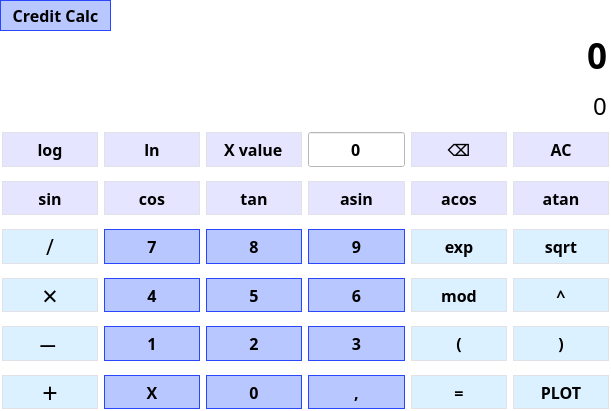
<?xml version="1.0" encoding="UTF-8"?>
<ui version="4.0">
 <class>MainWindow</class>
 <widget class="QMainWindow" name="MainWindow">
  <property name="geometry">
   <rect>
    <x>0</x>
    <y>0</y>
    <width>611</width>
    <height>411</height>
   </rect>
  </property>
  <property name="maximumSize">
   <size>
    <width>1000</width>
    <height>1080</height>
   </size>
  </property>
  <property name="windowTitle">
   <string>MainWindow</string>
  </property>
  <widget class="QWidget" name="centralwidget">
   <property name="sizePolicy">
    <sizepolicy hsizetype="Fixed" vsizetype="Fixed">
     <horstretch>0</horstretch>
     <verstretch>0</verstretch>
    </sizepolicy>
   </property>
   <property name="autoFillBackground">
    <bool>false</bool>
   </property>
   <property name="styleSheet">
    <string notr="true">QWidget {
background: white;
}</string>
   </property>
   <widget class="QWidget" name="gridLayoutWidget">
    <property name="geometry">
     <rect>
      <x>0</x>
      <y>130</y>
      <width>611</width>
      <height>281</height>
     </rect>
    </property>
    <layout class="QGridLayout" name="gridLayout">
     <property name="sizeConstraint">
      <enum>QLayout::SetNoConstraint</enum>
     </property>
     <property name="leftMargin">
      <number>2</number>
     </property>
     <property name="topMargin">
      <number>2</number>
     </property>
     <property name="rightMargin">
      <number>2</number>
     </property>
     <property name="bottomMargin">
      <number>2</number>
     </property>
     <property name="horizontalSpacing">
      <number>6</number>
     </property>
     <property name="verticalSpacing">
      <number>14</number>
     </property>
     <item row="2" column="3">
      <widget class="QPushButton" name="btn9">
       <property name="sizePolicy">
        <sizepolicy hsizetype="Ignored" vsizetype="Ignored">
         <horstretch>0</horstretch>
         <verstretch>0</verstretch>
        </sizepolicy>
       </property>
       <property name="font">
        <font>
         <family>Malgun Gothic</family>
         <pointsize>12</pointsize>
         <bold>true</bold>
        </font>
       </property>
       <property name="styleSheet">
        <string notr="true">
QPushButton
{
   border: 1px solid rgb(42, 70, 255);
   background-color: rgb(184, 199, 255);
}

QPushButton:pressed
{
  background-color: rgb(130, 168, 255);     
}

QPushButton:hover:!pressed
{
  background-color: rgb(221, 223, 255);
}</string>
       </property>
       <property name="text">
        <string>9</string>
       </property>
      </widget>
     </item>
     <item row="6" column="2">
      <widget class="QPushButton" name="btn0">
       <property name="sizePolicy">
        <sizepolicy hsizetype="Ignored" vsizetype="Ignored">
         <horstretch>0</horstretch>
         <verstretch>0</verstretch>
        </sizepolicy>
       </property>
       <property name="font">
        <font>
         <family>Malgun Gothic</family>
         <pointsize>12</pointsize>
         <bold>true</bold>
        </font>
       </property>
       <property name="styleSheet">
        <string notr="true">
QPushButton
{
   border: 1px solid rgb(42, 70, 255);
   background-color: rgb(184, 199, 255);
}

QPushButton:pressed
{
  background-color: rgb(130, 168, 255);     
}

QPushButton:hover:!pressed
{
  background-color: rgb(221, 223, 255);
}</string>
       </property>
       <property name="text">
        <string>0</string>
       </property>
      </widget>
     </item>
     <item row="5" column="1">
      <widget class="QPushButton" name="btn1">
       <property name="sizePolicy">
        <sizepolicy hsizetype="Ignored" vsizetype="Ignored">
         <horstretch>0</horstretch>
         <verstretch>0</verstretch>
        </sizepolicy>
       </property>
       <property name="font">
        <font>
         <family>Malgun Gothic</family>
         <pointsize>12</pointsize>
         <bold>true</bold>
        </font>
       </property>
       <property name="styleSheet">
        <string notr="true">
QPushButton
{
   border: 1px solid rgb(42, 70, 255);
   background-color: rgb(184, 199, 255);
}

QPushButton:pressed
{
  background-color: rgb(130, 168, 255);     
}

QPushButton:hover:!pressed
{
  background-color: rgb(221, 223, 255);
}</string>
       </property>
       <property name="text">
        <string>1</string>
       </property>
      </widget>
     </item>
     <item row="5" column="2">
      <widget class="QPushButton" name="btn2">
       <property name="sizePolicy">
        <sizepolicy hsizetype="Ignored" vsizetype="Ignored">
         <horstretch>0</horstretch>
         <verstretch>0</verstretch>
        </sizepolicy>
       </property>
       <property name="font">
        <font>
         <family>Malgun Gothic</family>
         <pointsize>12</pointsize>
         <bold>true</bold>
        </font>
       </property>
       <property name="styleSheet">
        <string notr="true">
QPushButton
{
   border: 1px solid rgb(42, 70, 255);
   background-color: rgb(184, 199, 255);
}

QPushButton:pressed
{
  background-color: rgb(130, 168, 255);     
}

QPushButton:hover:!pressed
{
  background-color: rgb(221, 223, 255);
}</string>
       </property>
       <property name="text">
        <string>2</string>
       </property>
      </widget>
     </item>
     <item row="4" column="4">
      <widget class="QPushButton" name="btnMod">
       <property name="sizePolicy">
        <sizepolicy hsizetype="Ignored" vsizetype="Ignored">
         <horstretch>0</horstretch>
         <verstretch>0</verstretch>
        </sizepolicy>
       </property>
       <property name="font">
        <font>
         <family>Malgun Gothic</family>
         <pointsize>12</pointsize>
         <bold>true</bold>
        </font>
       </property>
       <property name="contextMenuPolicy">
        <enum>Qt::DefaultContextMenu</enum>
       </property>
       <property name="styleSheet">
        <string notr="true">
QPushButton
{
   border: 1px solid rgb(225, 225, 231);
   background-color: rgb(219, 241, 255);
}

QPushButton:pressed
{
  background-color: rgb(175, 224, 255);     
}

QPushButton:hover:!pressed
{
  background-color: rgb(202, 239, 255);
}</string>
       </property>
       <property name="text">
        <string>mod</string>
       </property>
      </widget>
     </item>
     <item row="1" column="5">
      <widget class="QPushButton" name="btnAtan">
       <property name="sizePolicy">
        <sizepolicy hsizetype="Ignored" vsizetype="Ignored">
         <horstretch>0</horstretch>
         <verstretch>0</verstretch>
        </sizepolicy>
       </property>
       <property name="font">
        <font>
         <family>Malgun Gothic</family>
         <pointsize>12</pointsize>
         <bold>true</bold>
        </font>
       </property>
       <property name="contextMenuPolicy">
        <enum>Qt::DefaultContextMenu</enum>
       </property>
       <property name="styleSheet">
        <string notr="true">
QPushButton
{
   border: 1px solid rgb(225, 225, 231);
   background-color: rgb(229, 229, 255);
}

QPushButton:pressed
{
  background-color: rgb(221, 167, 255);     
}

QPushButton:hover:!pressed
{
  background-color: rgb(217, 192, 255);
}</string>
       </property>
       <property name="text">
        <string>atan</string>
       </property>
      </widget>
     </item>
     <item row="0" column="1">
      <widget class="QPushButton" name="btnLn">
       <property name="sizePolicy">
        <sizepolicy hsizetype="Ignored" vsizetype="Ignored">
         <horstretch>0</horstretch>
         <verstretch>0</verstretch>
        </sizepolicy>
       </property>
       <property name="font">
        <font>
         <family>Malgun Gothic</family>
         <pointsize>12</pointsize>
         <bold>true</bold>
        </font>
       </property>
       <property name="contextMenuPolicy">
        <enum>Qt::DefaultContextMenu</enum>
       </property>
       <property name="styleSheet">
        <string notr="true">
QPushButton
{
   border: 1px solid rgb(225, 225, 231);
   background-color: rgb(229, 229, 255);
}

QPushButton:pressed
{
  background-color: rgb(221, 167, 255);     
}

QPushButton:hover:!pressed
{
  background-color: rgb(217, 192, 255);
}</string>
       </property>
       <property name="text">
        <string>ln</string>
       </property>
      </widget>
     </item>
     <item row="2" column="4">
      <widget class="QPushButton" name="btnExp">
       <property name="sizePolicy">
        <sizepolicy hsizetype="Ignored" vsizetype="Ignored">
         <horstretch>0</horstretch>
         <verstretch>0</verstretch>
        </sizepolicy>
       </property>
       <property name="font">
        <font>
         <family>Malgun Gothic</family>
         <pointsize>12</pointsize>
         <bold>true</bold>
        </font>
       </property>
       <property name="contextMenuPolicy">
        <enum>Qt::DefaultContextMenu</enum>
       </property>
       <property name="styleSheet">
        <string notr="true">
QPushButton
{
   border: 1px solid rgb(225, 225, 231);
   background-color: rgb(219, 241, 255);
}

QPushButton:pressed
{
  background-color: rgb(175, 224, 255);     
}

QPushButton:hover:!pressed
{
  background-color: rgb(202, 239, 255);
}</string>
       </property>
       <property name="text">
        <string>exp</string>
       </property>
      </widget>
     </item>
     <item row="4" column="1">
      <widget class="QPushButton" name="btn4">
       <property name="sizePolicy">
        <sizepolicy hsizetype="Ignored" vsizetype="Ignored">
         <horstretch>0</horstretch>
         <verstretch>0</verstretch>
        </sizepolicy>
       </property>
       <property name="font">
        <font>
         <family>Malgun Gothic</family>
         <pointsize>12</pointsize>
         <bold>true</bold>
        </font>
       </property>
       <property name="styleSheet">
        <string notr="true">
QPushButton
{
   border: 1px solid rgb(42, 70, 255);
   background-color: rgb(184, 199, 255);
}

QPushButton:pressed
{
  background-color: rgb(130, 168, 255);     
}

QPushButton:hover:!pressed
{
  background-color: rgb(221, 223, 255);
}</string>
       </property>
       <property name="text">
        <string>4</string>
       </property>
      </widget>
     </item>
     <item row="5" column="0">
      <widget class="QPushButton" name="btnMinus">
       <property name="sizePolicy">
        <sizepolicy hsizetype="Ignored" vsizetype="Ignored">
         <horstretch>0</horstretch>
         <verstretch>0</verstretch>
        </sizepolicy>
       </property>
       <property name="font">
        <font>
         <family>Malgun Gothic</family>
         <pointsize>12</pointsize>
         <bold>true</bold>
        </font>
       </property>
       <property name="contextMenuPolicy">
        <enum>Qt::DefaultContextMenu</enum>
       </property>
       <property name="styleSheet">
        <string notr="true">
QPushButton
{
   border: 1px solid rgb(225, 225, 231);
   background-color: rgb(219, 241, 255);
}

QPushButton:pressed
{
  background-color: rgb(175, 224, 255);     
}

QPushButton:hover:!pressed
{
  background-color: rgb(202, 239, 255);
}</string>
       </property>
       <property name="text">
        <string>— </string>
       </property>
      </widget>
     </item>
     <item row="1" column="3">
      <widget class="QPushButton" name="btnAsin">
       <property name="sizePolicy">
        <sizepolicy hsizetype="Ignored" vsizetype="Ignored">
         <horstretch>0</horstretch>
         <verstretch>0</verstretch>
        </sizepolicy>
       </property>
       <property name="font">
        <font>
         <family>Malgun Gothic</family>
         <pointsize>12</pointsize>
         <bold>true</bold>
        </font>
       </property>
       <property name="contextMenuPolicy">
        <enum>Qt::DefaultContextMenu</enum>
       </property>
       <property name="styleSheet">
        <string notr="true">
QPushButton
{
   border: 1px solid rgb(225, 225, 231);
   background-color: rgb(229, 229, 255);
}

QPushButton:pressed
{
  background-color: rgb(221, 167, 255);     
}

QPushButton:hover:!pressed
{
  background-color: rgb(217, 192, 255);
}</string>
       </property>
       <property name="text">
        <string>asin</string>
       </property>
      </widget>
     </item>
     <item row="1" column="2">
      <widget class="QPushButton" name="btnTan">
       <property name="sizePolicy">
        <sizepolicy hsizetype="Ignored" vsizetype="Ignored">
         <horstretch>0</horstretch>
         <verstretch>0</verstretch>
        </sizepolicy>
       </property>
       <property name="font">
        <font>
         <family>Malgun Gothic</family>
         <pointsize>12</pointsize>
         <bold>true</bold>
        </font>
       </property>
       <property name="contextMenuPolicy">
        <enum>Qt::DefaultContextMenu</enum>
       </property>
       <property name="styleSheet">
        <string notr="true">
QPushButton
{
   border: 1px solid rgb(225, 225, 231);
   background-color: rgb(229, 229, 255);
}

QPushButton:pressed
{
  background-color: rgb(221, 167, 255);     
}

QPushButton:hover:!pressed
{
  background-color: rgb(217, 192, 255);
}</string>
       </property>
       <property name="text">
        <string>tan</string>
       </property>
      </widget>
     </item>
     <item row="2" column="2">
      <widget class="QPushButton" name="btn8">
       <property name="sizePolicy">
        <sizepolicy hsizetype="Ignored" vsizetype="Ignored">
         <horstretch>0</horstretch>
         <verstretch>0</verstretch>
        </sizepolicy>
       </property>
       <property name="font">
        <font>
         <family>Malgun Gothic</family>
         <pointsize>12</pointsize>
         <bold>true</bold>
        </font>
       </property>
       <property name="styleSheet">
        <string notr="true">
QPushButton
{
   border: 1px solid rgb(42, 70, 255);
   background-color: rgb(184, 199, 255);
}

QPushButton:pressed
{
  background-color: rgb(130, 168, 255);     
}

QPushButton:hover:!pressed
{
  background-color: rgb(221, 223, 255);
}</string>
       </property>
       <property name="text">
        <string>8</string>
       </property>
      </widget>
     </item>
     <item row="0" column="5">
      <widget class="QPushButton" name="btnClear">
       <property name="sizePolicy">
        <sizepolicy hsizetype="Ignored" vsizetype="Ignored">
         <horstretch>0</horstretch>
         <verstretch>0</verstretch>
        </sizepolicy>
       </property>
       <property name="font">
        <font>
         <family>Malgun Gothic</family>
         <pointsize>12</pointsize>
         <bold>true</bold>
        </font>
       </property>
       <property name="contextMenuPolicy">
        <enum>Qt::DefaultContextMenu</enum>
       </property>
       <property name="styleSheet">
        <string notr="true">
QPushButton
{
   border: 1px solid rgb(225, 225, 231);
   background-color: rgb(229, 229, 255);
}

QPushButton:pressed
{
  background-color: rgb(221, 167, 255);     
}

QPushButton:hover:!pressed
{
  background-color: rgb(217, 192, 255);
}</string>
       </property>
       <property name="text">
        <string>AC</string>
       </property>
      </widget>
     </item>
     <item row="0" column="0">
      <widget class="QPushButton" name="btnLog">
       <property name="sizePolicy">
        <sizepolicy hsizetype="Ignored" vsizetype="Ignored">
         <horstretch>0</horstretch>
         <verstretch>0</verstretch>
        </sizepolicy>
       </property>
       <property name="font">
        <font>
         <family>Malgun Gothic</family>
         <pointsize>12</pointsize>
         <bold>true</bold>
        </font>
       </property>
       <property name="contextMenuPolicy">
        <enum>Qt::DefaultContextMenu</enum>
       </property>
       <property name="styleSheet">
        <string notr="true">
QPushButton
{
   border: 1px solid rgb(225, 225, 231);
   background-color: rgb(229, 229, 255);
}

QPushButton:pressed
{
  background-color: rgb(221, 167, 255);     
}

QPushButton:hover:!pressed
{
  background-color: rgb(217, 192, 255);
}</string>
       </property>
       <property name="text">
        <string>log</string>
       </property>
      </widget>
     </item>
     <item row="2" column="5">
      <widget class="QPushButton" name="btnSqrt">
       <property name="sizePolicy">
        <sizepolicy hsizetype="Ignored" vsizetype="Ignored">
         <horstretch>0</horstretch>
         <verstretch>0</verstretch>
        </sizepolicy>
       </property>
       <property name="font">
        <font>
         <family>Malgun Gothic</family>
         <pointsize>12</pointsize>
         <bold>true</bold>
        </font>
       </property>
       <property name="contextMenuPolicy">
        <enum>Qt::DefaultContextMenu</enum>
       </property>
       <property name="styleSheet">
        <string notr="true">
QPushButton
{
   border: 1px solid rgb(225, 225, 231);
   background-color: rgb(219, 241, 255);
}

QPushButton:pressed
{
  background-color: rgb(175, 224, 255);     
}

QPushButton:hover:!pressed
{
  background-color: rgb(202, 239, 255);
}</string>
       </property>
       <property name="text">
        <string>sqrt</string>
       </property>
      </widget>
     </item>
     <item row="1" column="1">
      <widget class="QPushButton" name="btnCos">
       <property name="sizePolicy">
        <sizepolicy hsizetype="Ignored" vsizetype="Ignored">
         <horstretch>0</horstretch>
         <verstretch>0</verstretch>
        </sizepolicy>
       </property>
       <property name="font">
        <font>
         <family>Malgun Gothic</family>
         <pointsize>12</pointsize>
         <bold>true</bold>
        </font>
       </property>
       <property name="contextMenuPolicy">
        <enum>Qt::DefaultContextMenu</enum>
       </property>
       <property name="styleSheet">
        <string notr="true">
QPushButton
{
   border: 1px solid rgb(225, 225, 231);
   background-color: rgb(229, 229, 255);
}

QPushButton:pressed
{
  background-color: rgb(221, 167, 255);     
}

QPushButton:hover:!pressed
{
  background-color: rgb(217, 192, 255);
}</string>
       </property>
       <property name="text">
        <string>cos</string>
       </property>
      </widget>
     </item>
     <item row="5" column="3">
      <widget class="QPushButton" name="btn3">
       <property name="sizePolicy">
        <sizepolicy hsizetype="Ignored" vsizetype="Ignored">
         <horstretch>0</horstretch>
         <verstretch>0</verstretch>
        </sizepolicy>
       </property>
       <property name="font">
        <font>
         <family>Malgun Gothic</family>
         <pointsize>12</pointsize>
         <bold>true</bold>
        </font>
       </property>
       <property name="styleSheet">
        <string notr="true">
QPushButton
{
   border: 1px solid rgb(42, 70, 255);
   background-color: rgb(184, 199, 255);
}

QPushButton:pressed
{
  background-color: rgb(130, 168, 255);     
}

QPushButton:hover:!pressed
{
  background-color: rgb(221, 223, 255);
}</string>
       </property>
       <property name="text">
        <string>3</string>
       </property>
      </widget>
     </item>
     <item row="1" column="0">
      <widget class="QPushButton" name="btnSin">
       <property name="sizePolicy">
        <sizepolicy hsizetype="Ignored" vsizetype="Ignored">
         <horstretch>0</horstretch>
         <verstretch>0</verstretch>
        </sizepolicy>
       </property>
       <property name="font">
        <font>
         <family>Malgun Gothic</family>
         <pointsize>12</pointsize>
         <bold>true</bold>
        </font>
       </property>
       <property name="contextMenuPolicy">
        <enum>Qt::DefaultContextMenu</enum>
       </property>
       <property name="styleSheet">
        <string notr="true">
QPushButton
{
   border: 1px solid rgb(225, 225, 231);
   background-color: rgb(229, 229, 255);
}

QPushButton:pressed
{
  background-color: rgb(221, 167, 255);     
}

QPushButton:hover:!pressed
{
  background-color: rgb(217, 192, 255);
}</string>
       </property>
       <property name="text">
        <string>sin</string>
       </property>
      </widget>
     </item>
     <item row="6" column="3">
      <widget class="QPushButton" name="btnDot">
       <property name="sizePolicy">
        <sizepolicy hsizetype="Ignored" vsizetype="Ignored">
         <horstretch>0</horstretch>
         <verstretch>0</verstretch>
        </sizepolicy>
       </property>
       <property name="font">
        <font>
         <family>Malgun Gothic</family>
         <pointsize>12</pointsize>
         <bold>true</bold>
        </font>
       </property>
       <property name="styleSheet">
        <string notr="true">
QPushButton
{
   border: 1px solid rgb(42, 70, 255);
   background-color: rgb(184, 199, 255);
}

QPushButton:pressed
{
  background-color: rgb(130, 168, 255);     
}

QPushButton:hover:!pressed
{
  background-color: rgb(221, 223, 255);
}</string>
       </property>
       <property name="text">
        <string>,</string>
       </property>
      </widget>
     </item>
     <item row="4" column="2">
      <widget class="QPushButton" name="btn5">
       <property name="sizePolicy">
        <sizepolicy hsizetype="Ignored" vsizetype="Ignored">
         <horstretch>0</horstretch>
         <verstretch>0</verstretch>
        </sizepolicy>
       </property>
       <property name="font">
        <font>
         <family>Malgun Gothic</family>
         <pointsize>12</pointsize>
         <bold>true</bold>
        </font>
       </property>
       <property name="styleSheet">
        <string notr="true">
QPushButton
{
   border: 1px solid rgb(42, 70, 255);
   background-color: rgb(184, 199, 255);
}

QPushButton:pressed
{
  background-color: rgb(130, 168, 255);     
}

QPushButton:hover:!pressed
{
  background-color: rgb(221, 223, 255);
}</string>
       </property>
       <property name="text">
        <string>5</string>
       </property>
      </widget>
     </item>
     <item row="4" column="3">
      <widget class="QPushButton" name="btn6">
       <property name="sizePolicy">
        <sizepolicy hsizetype="Ignored" vsizetype="Ignored">
         <horstretch>0</horstretch>
         <verstretch>0</verstretch>
        </sizepolicy>
       </property>
       <property name="font">
        <font>
         <family>Malgun Gothic</family>
         <pointsize>12</pointsize>
         <bold>true</bold>
        </font>
       </property>
       <property name="styleSheet">
        <string notr="true">
QPushButton
{
   border: 1px solid rgb(42, 70, 255);
   background-color: rgb(184, 199, 255);
}

QPushButton:pressed
{
  background-color: rgb(130, 168, 255);     
}

QPushButton:hover:!pressed
{
  background-color: rgb(221, 223, 255);
}</string>
       </property>
       <property name="text">
        <string>6</string>
       </property>
      </widget>
     </item>
     <item row="0" column="4">
      <widget class="QPushButton" name="btnDel">
       <property name="sizePolicy">
        <sizepolicy hsizetype="Ignored" vsizetype="Ignored">
         <horstretch>0</horstretch>
         <verstretch>0</verstretch>
        </sizepolicy>
       </property>
       <property name="font">
        <font>
         <family>Malgun Gothic</family>
         <pointsize>12</pointsize>
         <bold>true</bold>
        </font>
       </property>
       <property name="contextMenuPolicy">
        <enum>Qt::DefaultContextMenu</enum>
       </property>
       <property name="styleSheet">
        <string notr="true">
QPushButton
{
   border: 1px solid rgb(225, 225, 231);
   background-color: rgb(229, 229, 255);
}

QPushButton:pressed
{
  background-color: rgb(221, 167, 255);     
}

QPushButton:hover:!pressed
{
  background-color: rgb(217, 192, 255);
}</string>
       </property>
       <property name="text">
        <string>⌫</string>
       </property>
      </widget>
     </item>
     <item row="6" column="1">
      <widget class="QPushButton" name="btnX">
       <property name="sizePolicy">
        <sizepolicy hsizetype="Ignored" vsizetype="Ignored">
         <horstretch>0</horstretch>
         <verstretch>0</verstretch>
        </sizepolicy>
       </property>
       <property name="font">
        <font>
         <family>Malgun Gothic</family>
         <pointsize>12</pointsize>
         <bold>true</bold>
        </font>
       </property>
       <property name="styleSheet">
        <string notr="true">
QPushButton
{
   border: 1px solid rgb(42, 70, 255);
   background-color: rgb(184, 199, 255);
}

QPushButton:pressed
{
  background-color: rgb(130, 168, 255);     
}

QPushButton:hover:!pressed
{
  background-color: rgb(221, 223, 255);
}</string>
       </property>
       <property name="text">
        <string>X</string>
       </property>
      </widget>
     </item>
     <item row="1" column="4">
      <widget class="QPushButton" name="btnAcos">
       <property name="sizePolicy">
        <sizepolicy hsizetype="Ignored" vsizetype="Ignored">
         <horstretch>0</horstretch>
         <verstretch>0</verstretch>
        </sizepolicy>
       </property>
       <property name="font">
        <font>
         <family>Malgun Gothic</family>
         <pointsize>12</pointsize>
         <bold>true</bold>
        </font>
       </property>
       <property name="contextMenuPolicy">
        <enum>Qt::DefaultContextMenu</enum>
       </property>
       <property name="styleSheet">
        <string notr="true">
QPushButton
{
   border: 1px solid rgb(225, 225, 231);
   background-color: rgb(229, 229, 255);
}

QPushButton:pressed
{
  background-color: rgb(221, 167, 255);     
}

QPushButton:hover:!pressed
{
  background-color: rgb(217, 192, 255);
}</string>
       </property>
       <property name="text">
        <string>acos</string>
       </property>
      </widget>
     </item>
     <item row="2" column="1">
      <widget class="QPushButton" name="btn7">
       <property name="sizePolicy">
        <sizepolicy hsizetype="Ignored" vsizetype="Ignored">
         <horstretch>0</horstretch>
         <verstretch>0</verstretch>
        </sizepolicy>
       </property>
       <property name="font">
        <font>
         <family>Malgun Gothic</family>
         <pointsize>12</pointsize>
         <bold>true</bold>
        </font>
       </property>
       <property name="styleSheet">
        <string notr="true">
QPushButton
{
   border: 1px solid rgb(42, 70, 255);
   background-color: rgb(184, 199, 255);
}

QPushButton:pressed
{
  background-color: rgb(130, 168, 255);     
}

QPushButton:hover:!pressed
{
  background-color: rgb(221, 223, 255);
}</string>
       </property>
       <property name="text">
        <string>7</string>
       </property>
      </widget>
     </item>
     <item row="6" column="0">
      <widget class="QPushButton" name="btnPlus">
       <property name="sizePolicy">
        <sizepolicy hsizetype="Ignored" vsizetype="Ignored">
         <horstretch>0</horstretch>
         <verstretch>0</verstretch>
        </sizepolicy>
       </property>
       <property name="font">
        <font>
         <family>Malgun Gothic</family>
         <pointsize>20</pointsize>
         <bold>false</bold>
        </font>
       </property>
       <property name="contextMenuPolicy">
        <enum>Qt::DefaultContextMenu</enum>
       </property>
       <property name="styleSheet">
        <string notr="true">
QPushButton
{
   border: 1px solid rgb(225, 225, 231);
   background-color: rgb(219, 241, 255);
}

QPushButton:pressed
{
  background-color: rgb(175, 224, 255);     
}

QPushButton:hover:!pressed
{
  background-color: rgb(202, 239, 255);
}</string>
       </property>
       <property name="text">
        <string>+</string>
       </property>
      </widget>
     </item>
     <item row="0" column="3">
      <widget class="QLineEdit" name="varValue">
       <property name="sizePolicy">
        <sizepolicy hsizetype="Ignored" vsizetype="Ignored">
         <horstretch>0</horstretch>
         <verstretch>0</verstretch>
        </sizepolicy>
       </property>
       <property name="font">
        <font>
         <family>Malgun Gothic</family>
         <pointsize>12</pointsize>
         <bold>true</bold>
        </font>
       </property>
       <property name="text">
        <string>0</string>
       </property>
       <property name="alignment">
        <set>Qt::AlignCenter</set>
       </property>
      </widget>
     </item>
     <item row="4" column="5">
      <widget class="QPushButton" name="btnPow">
       <property name="sizePolicy">
        <sizepolicy hsizetype="Ignored" vsizetype="Ignored">
         <horstretch>0</horstretch>
         <verstretch>0</verstretch>
        </sizepolicy>
       </property>
       <property name="font">
        <font>
         <family>Malgun Gothic</family>
         <pointsize>12</pointsize>
         <bold>true</bold>
        </font>
       </property>
       <property name="contextMenuPolicy">
        <enum>Qt::DefaultContextMenu</enum>
       </property>
       <property name="styleSheet">
        <string notr="true">
QPushButton
{
   border: 1px solid rgb(225, 225, 231);
   background-color: rgb(219, 241, 255);
}

QPushButton:pressed
{
  background-color: rgb(175, 224, 255);     
}

QPushButton:hover:!pressed
{
  background-color: rgb(202, 239, 255);
}</string>
       </property>
       <property name="text">
        <string>^</string>
       </property>
      </widget>
     </item>
     <item row="5" column="4">
      <widget class="QPushButton" name="btnLBracket">
       <property name="sizePolicy">
        <sizepolicy hsizetype="Ignored" vsizetype="Ignored">
         <horstretch>0</horstretch>
         <verstretch>0</verstretch>
        </sizepolicy>
       </property>
       <property name="font">
        <font>
         <family>Malgun Gothic</family>
         <pointsize>12</pointsize>
         <bold>true</bold>
        </font>
       </property>
       <property name="contextMenuPolicy">
        <enum>Qt::DefaultContextMenu</enum>
       </property>
       <property name="styleSheet">
        <string notr="true">
QPushButton
{
   border: 1px solid rgb(225, 225, 231);
   background-color: rgb(219, 241, 255);
}

QPushButton:pressed
{
  background-color: rgb(175, 224, 255);     
}

QPushButton:hover:!pressed
{
  background-color: rgb(202, 239, 255);
}</string>
       </property>
       <property name="text">
        <string>(</string>
       </property>
      </widget>
     </item>
     <item row="5" column="5">
      <widget class="QPushButton" name="btnRBracket">
       <property name="sizePolicy">
        <sizepolicy hsizetype="Ignored" vsizetype="Ignored">
         <horstretch>0</horstretch>
         <verstretch>0</verstretch>
        </sizepolicy>
       </property>
       <property name="font">
        <font>
         <family>Malgun Gothic</family>
         <pointsize>12</pointsize>
         <bold>true</bold>
        </font>
       </property>
       <property name="contextMenuPolicy">
        <enum>Qt::DefaultContextMenu</enum>
       </property>
       <property name="styleSheet">
        <string notr="true">
QPushButton
{
   border: 1px solid rgb(225, 225, 231);
   background-color: rgb(219, 241, 255);
}

QPushButton:pressed
{
  background-color: rgb(175, 224, 255);     
}

QPushButton:hover:!pressed
{
  background-color: rgb(202, 239, 255);
}</string>
       </property>
       <property name="text">
        <string>)</string>
       </property>
      </widget>
     </item>
     <item row="6" column="4">
      <widget class="QPushButton" name="btnEquals">
       <property name="sizePolicy">
        <sizepolicy hsizetype="Ignored" vsizetype="Ignored">
         <horstretch>0</horstretch>
         <verstretch>0</verstretch>
        </sizepolicy>
       </property>
       <property name="font">
        <font>
         <family>Malgun Gothic</family>
         <pointsize>12</pointsize>
         <bold>true</bold>
        </font>
       </property>
       <property name="contextMenuPolicy">
        <enum>Qt::DefaultContextMenu</enum>
       </property>
       <property name="styleSheet">
        <string notr="true">
QPushButton
{
   border: 1px solid rgb(225, 225, 231);
   background-color: rgb(219, 241, 255);
}

QPushButton:pressed
{
  background-color: rgb(175, 224, 255);     
}

QPushButton:hover:!pressed
{
  background-color: rgb(202, 239, 255);
}</string>
       </property>
       <property name="text">
        <string>=</string>
       </property>
      </widget>
     </item>
     <item row="6" column="5">
      <widget class="QPushButton" name="btnPlot">
       <property name="sizePolicy">
        <sizepolicy hsizetype="Ignored" vsizetype="Ignored">
         <horstretch>0</horstretch>
         <verstretch>0</verstretch>
        </sizepolicy>
       </property>
       <property name="font">
        <font>
         <family>Malgun Gothic</family>
         <pointsize>12</pointsize>
         <bold>true</bold>
        </font>
       </property>
       <property name="contextMenuPolicy">
        <enum>Qt::DefaultContextMenu</enum>
       </property>
       <property name="styleSheet">
        <string notr="true">
QPushButton
{
   border: 1px solid rgb(225, 225, 231);
   background-color: rgb(219, 241, 255);
}

QPushButton:pressed
{
  background-color: rgb(175, 224, 255);     
}

QPushButton:hover:!pressed
{
  background-color: rgb(202, 239, 255);
}</string>
       </property>
       <property name="text">
        <string>PLOT</string>
       </property>
      </widget>
     </item>
     <item row="4" column="0">
      <widget class="QPushButton" name="btnMul">
       <property name="sizePolicy">
        <sizepolicy hsizetype="Ignored" vsizetype="Ignored">
         <horstretch>0</horstretch>
         <verstretch>0</verstretch>
        </sizepolicy>
       </property>
       <property name="font">
        <font>
         <family>Malgun Gothic</family>
         <pointsize>20</pointsize>
         <bold>false</bold>
        </font>
       </property>
       <property name="contextMenuPolicy">
        <enum>Qt::DefaultContextMenu</enum>
       </property>
       <property name="styleSheet">
        <string notr="true">
QPushButton
{
   border: 1px solid rgb(225, 225, 231);
   background-color: rgb(219, 241, 255);
}

QPushButton:pressed
{
  background-color: rgb(175, 224, 255);     
}

QPushButton:hover:!pressed
{
  background-color: rgb(202, 239, 255);
}</string>
       </property>
       <property name="text">
        <string>×</string>
       </property>
      </widget>
     </item>
     <item row="2" column="0">
      <widget class="QPushButton" name="btnDiv">
       <property name="sizePolicy">
        <sizepolicy hsizetype="Ignored" vsizetype="Ignored">
         <horstretch>0</horstretch>
         <verstretch>0</verstretch>
        </sizepolicy>
       </property>
       <property name="font">
        <font>
         <family>Malgun Gothic</family>
         <pointsize>16</pointsize>
         <bold>false</bold>
        </font>
       </property>
       <property name="contextMenuPolicy">
        <enum>Qt::DefaultContextMenu</enum>
       </property>
       <property name="styleSheet">
        <string notr="true">
QPushButton
{
   border: 1px solid rgb(225, 225, 231);
   background-color: rgb(219, 241, 255);
}

QPushButton:pressed
{
  background-color: rgb(175, 224, 255);     
}

QPushButton:hover:!pressed
{
  background-color: rgb(202, 239, 255);
}</string>
       </property>
       <property name="text">
        <string>/</string>
       </property>
      </widget>
     </item>
     <item row="0" column="2">
      <widget class="QLineEdit" name="xValue">
       <property name="sizePolicy">
        <sizepolicy hsizetype="Ignored" vsizetype="Ignored">
         <horstretch>0</horstretch>
         <verstretch>0</verstretch>
        </sizepolicy>
       </property>
       <property name="font">
        <font>
         <family>Malgun Gothic</family>
         <pointsize>12</pointsize>
         <bold>true</bold>
        </font>
       </property>
       <property name="styleSheet">
        <string notr="true">
QLineEdit
{
   border: 1px solid rgb(225, 225, 231);
   background-color: rgb(229, 229, 255);
}</string>
       </property>
       <property name="text">
        <string>X value</string>
       </property>
       <property name="alignment">
        <set>Qt::AlignCenter</set>
       </property>
       <property name="readOnly">
        <bool>true</bool>
       </property>
      </widget>
     </item>
    </layout>
   </widget>
   <widget class="QLineEdit" name="inputLine">
    <property name="geometry">
     <rect>
      <x>0</x>
      <y>80</y>
      <width>611</width>
      <height>51</height>
     </rect>
    </property>
    <property name="font">
     <font>
      <family>Malgun Gothic</family>
      <pointsize>18</pointsize>
     </font>
    </property>
    <property name="styleSheet">
     <string notr="true">QLineEdit {
background: white;
border: none;
}</string>
    </property>
    <property name="text">
     <string>0</string>
    </property>
    <property name="maxLength">
     <number>255</number>
    </property>
    <property name="alignment">
     <set>Qt::AlignRight|Qt::AlignTrailing|Qt::AlignVCenter</set>
    </property>
    <property name="readOnly">
     <bool>true</bool>
    </property>
   </widget>
   <widget class="QLineEdit" name="outputLine">
    <property name="geometry">
     <rect>
      <x>0</x>
      <y>30</y>
      <width>611</width>
      <height>51</height>
     </rect>
    </property>
    <property name="font">
     <font>
      <family>Malgun Gothic</family>
      <pointsize>26</pointsize>
      <bold>true</bold>
     </font>
    </property>
    <property name="styleSheet">
     <string notr="true">QLineEdit {
background: white;
border: none;
}</string>
    </property>
    <property name="text">
     <string>0</string>
    </property>
    <property name="maxLength">
     <number>255</number>
    </property>
    <property name="alignment">
     <set>Qt::AlignRight|Qt::AlignTrailing|Qt::AlignVCenter</set>
    </property>
    <property name="readOnly">
     <bool>true</bool>
    </property>
   </widget>
   <widget class="QPushButton" name="btnCreditCalc">
    <property name="geometry">
     <rect>
      <x>0</x>
      <y>0</y>
      <width>111</width>
      <height>31</height>
     </rect>
    </property>
    <property name="sizePolicy">
     <sizepolicy hsizetype="Ignored" vsizetype="Ignored">
      <horstretch>0</horstretch>
      <verstretch>0</verstretch>
     </sizepolicy>
    </property>
    <property name="font">
     <font>
      <family>Malgun Gothic</family>
      <pointsize>12</pointsize>
      <bold>true</bold>
     </font>
    </property>
    <property name="styleSheet">
     <string notr="true">
QPushButton
{
   border: 1px solid rgb(42, 70, 255);
   background-color: rgb(184, 199, 255);
}

QPushButton:pressed
{
  background-color: rgb(130, 168, 255);     
}

QPushButton:hover:!pressed
{
  background-color: rgb(221, 223, 255);
}</string>
    </property>
    <property name="text">
     <string>Credit Calc</string>
    </property>
   </widget>
  </widget>
 </widget>
 <resources/>
 <connections/>
</ui>
